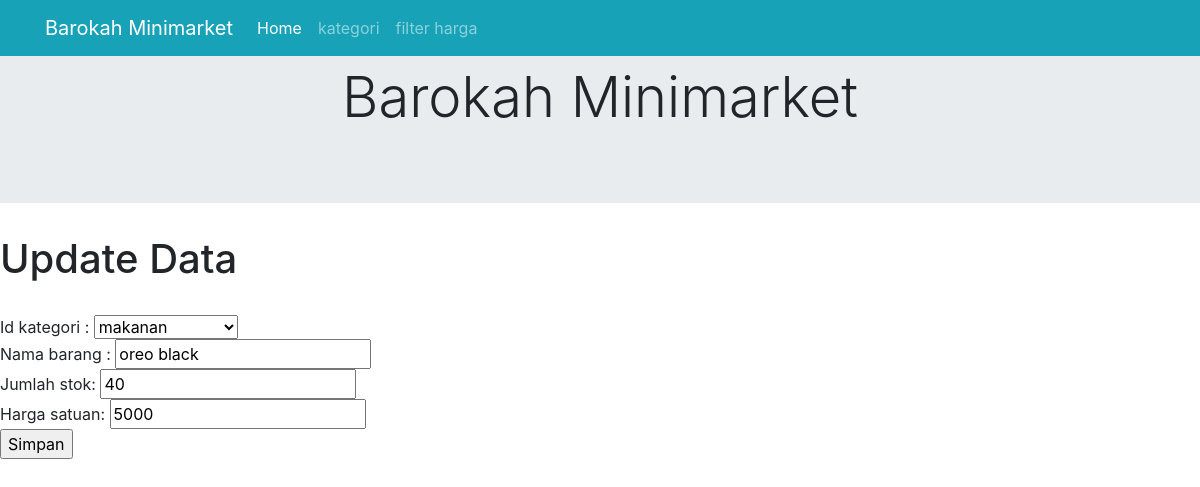
The app's page /update.php?sku=1 with its own data.
### tables this page shows
CREATE TABLE `barang` (
  `sku` int(11) NOT NULL,
  `id_kategori` int(11) NOT NULL,
  `nama_barang` varchar(75) NOT NULL,
  `jumlah_stok` int(11) NOT NULL,
  `harga_satuan` decimal(10,0) NOT NULL
);

### conn.php (called while the page is built, shortened)
<?php
function connection(){
	$dbServer = 'localhost';
   $dbUser = 'root';
   $dbPass = '';
   $dbName = "stok_barang";
   $conn=  mysqli_connect($dbServer,$dbUser,$dbPass,$dbName);
   mysqli_select_db($conn,$dbName);
   return $conn;
}
?>

### update.php (the view, shortened to what this page needs)
<?php
	include ('conn.php');
	if ($_SERVER['REQUEST_METHOD']=== 'GET') {
		$sku=$_GET['sku'];
		$sql_get= "SELECT * FROM barang WHERE sku=$sku";
		$res_get=mysqli_query(connection(),$sql_get);
	}
?>
<!DOCTYPE html>
<html lang="en">
  <head>
    <link rel="stylesheet" href="https://cdn.jsdelivr.net/npm/bootstrap@4.5.3/dist/css/bootstrap.min.css">
</head>
<body>
	 <nav class="navbar fixed-top navbar-expand-lg navbar-dark bg-info">
      <div class="container">
      <a class="navbar-brand" href="#">Barokah Minimarket</a>
      <div class="collapse navbar-collapse" id="navbarNavAltMarkup">
        <div class="navbar-nav">
          <a class="nav-link active" href="<?php echo "index.php"; ?>">Home <span class="sr-only">(current)</span></a>
          <a class="nav-link" href=kategori.php>kategori</a>
          <a class="nav-link" href=filterHarga.php>filter harga</a>
        </div>
      </div>
      </div>
</nav>
<div class="jumbotron jumbotron-fluid">
  <div class="container text-center">
    <h1 class="display-4 ">Barokah Minimarket</h1>
  </div>
</div>
	<h1>Update Data</h1>
	<form action="update.php" method="POST">
		<?php while($data = mysqli_fetch_array($res_get)): ?>
		<input type="hidden" name="sku" value="<?php echo $data['sku'] ?>"><br>
		Id kategori :
		<select name="id_kategori">
			<option value="2" <?php echo $data['id_kategori'] =='2'? 'selected="selected"' : '' ?>>makanan</option>
		</select>
		<br>
		Nama barang : <input type="text" name="nama_barang" value="<?php echo $data['nama_barang'] ?>"><br>
		Jumlah stok: <input type="text" name="jumlah_stok" value="<?php echo $data['jumlah_stok'] ?>"><br>
		Harga satuan: <input type="text" name="harga_satuan" value="<?php echo $data['harga_satuan'] ?>"><br>
		<input type="submit" name="submit" value="Simpan">
		<?php endwhile ?>
	</form>
</body>
</html>

### records on screen
barang: id_kategori "makanan", nama_barang "oreo black", jumlah_stok "40", harga_satuan "5000"
